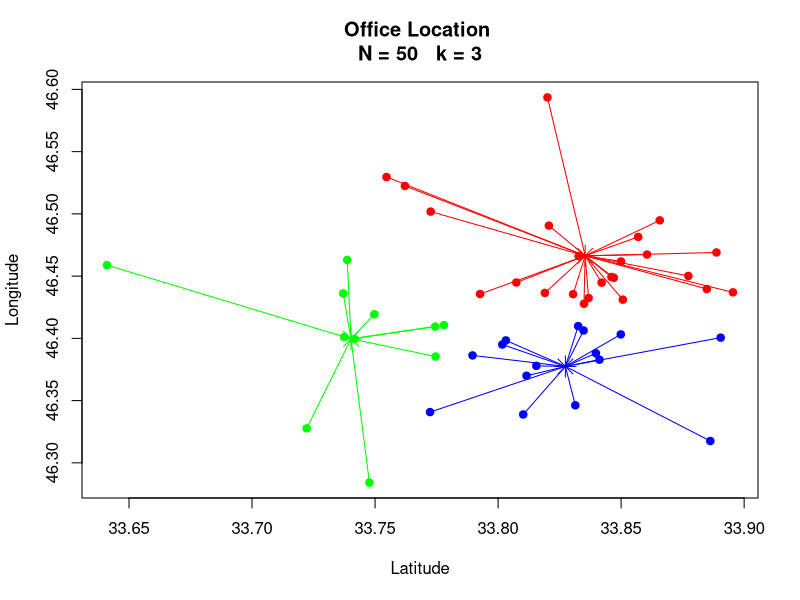

Source code (R):
# تابع محاسبه فاصله

distance <- function(x, center){
  
  n <- nrow(x)
  k <- nrow(center)
  
  d <- matrix(0,n,k)
  
  for(i in 1:n){
    
    for(j in 1:k){
      
      dx <- x[i,1]-center[j,1]
      dy <- x[i,2]-center[j,2]
      
      d[i,j] <- sqrt(dx*dx+dy*dy)
      
    }
    
  }
  
  return(d)
  
}



# تابع اصلی K-Means

km <- function(x,k){
  
  n <- nrow(x)
  
  center <- x[sample(1:n,k),]
  
  group.old <- rep(0,n)
  
  iteration <- 0
  
  while(TRUE){
    
    iteration <- iteration+1
    
    d <- distance(x,center)
    
    group <- rep(0,n)
    
    for(i in 1:n){
      
      group[i] <- which(d[i,]==min(d[i,]))[1]
      
    }
    
    if(sum(group!=group.old)==0){
      
      break
      
    }
    
    group.old <- group
    
    for(i in 1:k){
      
      if(sum(group==i)>0){
        
        center[i,1] <- mean(x[group==i,1])
        
        center[i,2] <- mean(x[group==i,2])
        
      }
      
    }
    
  }
  
  
  
  size <- rep(0,k)
  
  for(i in 1:k){
    
    size[i] <- sum(group==i)
    
  }
  
  
  
  cluster.data <- list()
  
  for(i in 1:k){
    
    cluster.data[[i]] <- x[group==i,]
    
  }
  
  
  
  color <- c("red","blue","green","orange","purple","brown")
  
  
  
  plot(x[,1],x[,2],
       col=color[group],
       pch=19,
       xlab="Latitude",
       ylab="Longitude",
       main=paste("Office Location",
                  "\nN =",n,"  k =",k))
  
  
  
  points(center[,1],
         center[,2],
         pch=8,
         cex=2,
         col=color[1:k])
  
  
  
  for(i in 1:k){
    
    for(j in 1:nrow(cluster.data[[i]])){
      
      segments(cluster.data[[i]][j,1],
               cluster.data[[i]][j,2],
               center[i,1],
               center[i,2],
               col=color[i])
      
    }
    
  }
  
  
  
  answer <- list(
    
    centers=center,
    
    clust=group,
    
    size=size,
    
    clustdata=cluster.data,
    
    itr=iteration
    
  )
  
  return(answer)
  
}



# اجرای برنامه

x <- cbind(
  matrix(rnorm(50,33.8,0.05),ncol=1),
  matrix(rnorm(50,46.4333,0.05),ncol=1)
)

result <- km(x,3)

result
